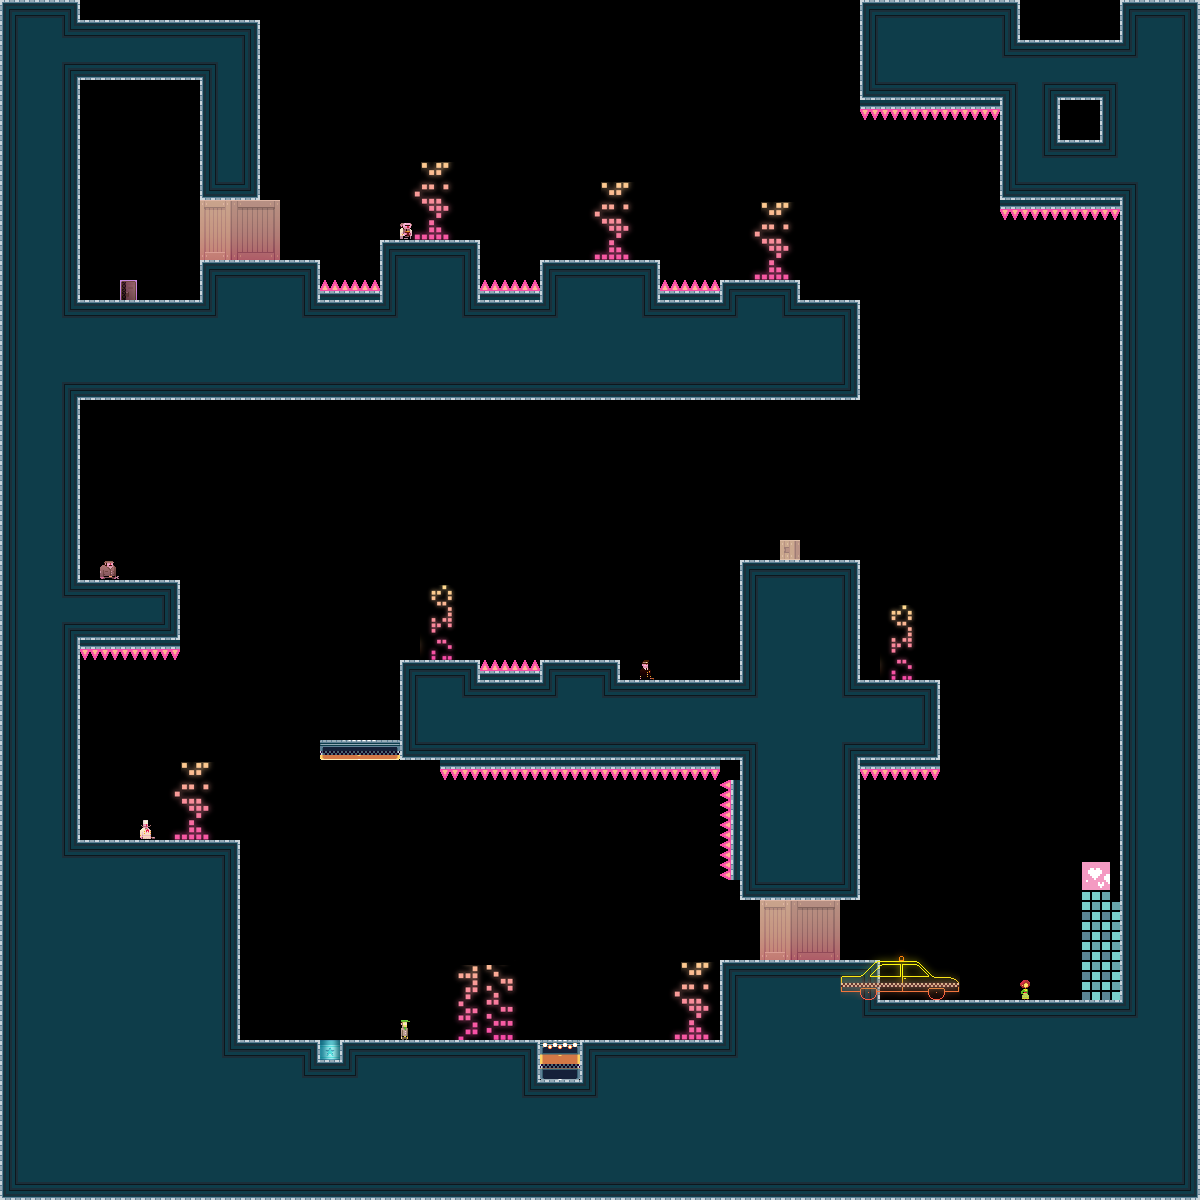

Below is a game level as drawn by its tile map, then a one-line description and the .tmx that defines it (tile-layer data replaced by summaries):
An orthogonal 60x60 tile map with 20x20 px tiles, 3 tile layers (bg, bg2, dontAutoLoad_sprites) and 35 objects.

<map version="1.0" orientation="orthogonal" width="60" height="60" tilewidth="20" tileheight="20">
 <tileset firstgid="1" name="tiles_newyork" tilewidth="20" tileheight="20">
  <image source="../Art/tiles_newyork.png" width="400" height="400" />
  <terraintypes>
   <terrain name="solid" tile="-1" />
  </terraintypes>
  <tile id="8" terrain=",,,0" />
  <tile id="9" terrain=",,0,0" />
  <tile id="10" terrain=",,0,0" />
  <tile id="11" terrain=",,0,0" />
  <tile id="12" terrain=",,0,0" />
  <tile id="13" terrain=",,0,0" />
  <tile id="14" terrain=",,0," />
  <tile id="15" terrain="0,0,0," />
  <tile id="16" terrain="0,0,,0" />
  <tile id="28" terrain=",0,,0" />
  <tile id="34" terrain="0,,0," />
  <tile id="35" terrain="0,,0,0" />
  <tile id="36" terrain=",0,0,0" />
  <tile id="48" terrain=",0,,0" />
  <tile id="54" terrain="0,,0," />
  <tile id="68" terrain=",0,,0" />
  <tile id="74" terrain="0,,0," />
  <tile id="88" terrain=",0,,0" />
  <tile id="94" terrain="0,,0," />
  <tile id="108" terrain=",0,,0" />
  <tile id="114" terrain="0,,0," />
  <tile id="128" terrain=",0,," />
  <tile id="129" terrain="0,0,," />
  <tile id="130" terrain="0,0,," />
  <tile id="131" terrain="0,0,," />
  <tile id="132" terrain="0,0,," />
  <tile id="133" terrain="0,0,," />
  <tile id="134" terrain="0,,," />
  <tile id="194" terrain="0,0,0,0" />
  <tile id="356">
   <properties>
    <property name="LargeCrate" value="" />
   </properties>
  </tile>
  <tile id="380">
   <properties>
    <property name="Andre" value="" />
   </properties>
  </tile>
  <tile id="381">
   <properties>
    <property name="Liselot" value="" />
   </properties>
  </tile>
  <tile id="382">
   <properties>
    <property name="Amsterdaam" value="" />
   </properties>
  </tile>
  <tile id="383">
   <properties>
    <property name="Worker" value="" />
   </properties>
  </tile>
  <tile id="384">
   <properties>
    <property name="Inspector" value="" />
   </properties>
  </tile>
  <tile id="385">
   <properties>
    <property name="Chef" value="" />
   </properties>
  </tile>
  <tile id="386">
   <properties>
    <property name="Exit" value="" />
   </properties>
  </tile>
  <tile id="387">
   <properties>
    <property name="Trampoline" value="" />
   </properties>
  </tile>
  <tile id="388">
   <properties>
    <property name="SmallCrate" value="" />
   </properties>
  </tile>
  <tile id="389">
   <properties>
    <property name="SugarBag" value="" />
   </properties>
  </tile>
 </tileset>
 <layer name="bg" width="60" height="60">
  <data>[3600 cells, 1661 non-empty, 40 distinct tile ids]</data>
 </layer>
 <layer name="bg2" width="60" height="60">
  <data>[3600 cells, 146 non-empty, 73 distinct tile ids]</data>
 </layer>
 <objectgroup name="boxes" width="60" height="60">
  <object x="0" y="1040" width="720" height="160" />
  <object x="720" y="960" width="160" height="240" />
  <object x="880" y="1000" width="320" height="200" />
  <object x="0" y="0" width="80" height="1040" />
  <object x="1120" y="0" width="80" height="1000" />
  <object x="80" y="840" width="160" height="200" />
  <object x="260" y="840">
   <polyline points="0,0 0,140" />
  </object>
  <object x="740" y="560" width="120" height="340" />
  <object x="400" y="680" width="340" height="80" />
  <object x="860" y="680" width="80" height="80" />
  <object x="940" y="400">
   <polyline points="0,0 0,280" />
  </object>
  <object x="80" y="300" width="780" height="100" />
  <object x="320" y="740" width="80" height="20" />
  <object x="80" y="580" width="100" height="60" />
  <object x="400" y="660" width="80" height="20" />
  <object x="540" y="660" width="80" height="20" />
  <object x="200" y="260" width="120" height="40" />
  <object x="380" y="240" width="100" height="60" />
  <object x="540" y="260" width="120" height="40" />
  <object x="720" y="280" width="80" height="20" />
  <object x="200" y="20" width="60" height="180" />
  <object x="80" y="20" width="120" height="60" />
  <object x="860" y="0" width="160" height="40" />
  <object x="860" y="40" width="260" height="60" />
  <object x="1000" y="100" width="120" height="100" />
 </objectgroup>
 <layer name="dontAutoLoad_sprites" width="60" height="60">
  <data>[3600 cells, 33 non-empty, 21 distinct tile ids]</data>
 </layer>
 <objectgroup name="dontAutoLoad_death" width="60" height="60">
  <object x="480" y="660" width="60" height="20" />
  <object x="660" y="280" width="60" height="20" />
  <object x="480" y="280" width="60" height="20" />
  <object x="320" y="280" width="60" height="20" />
  <object x="860" y="100" width="140" height="20" />
  <object x="1000" y="200" width="120" height="20" />
  <object x="860" y="760" width="80" height="20" />
  <object x="440" y="760" width="280" height="20" />
  <object x="720" y="780" width="20" height="100" />
  <object x="80" y="640" width="100" height="20" />
 </objectgroup>
</map>
